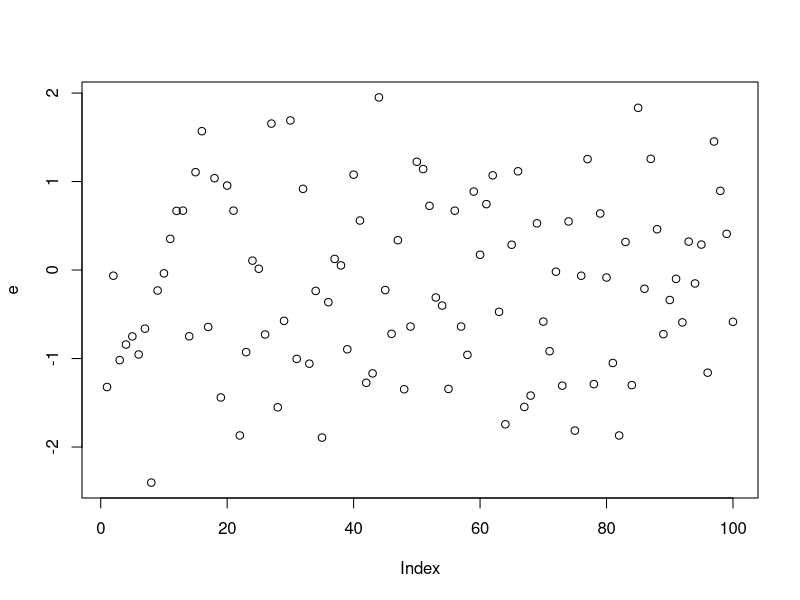

Source code (R):

## ---- chunk:example
set.seed(602)
library(MASS) # to generate multi-var distribution
e <-  as.numeric(mvrnorm(n = 100, mu = 0, Sigma = 1))
plot(e)
##